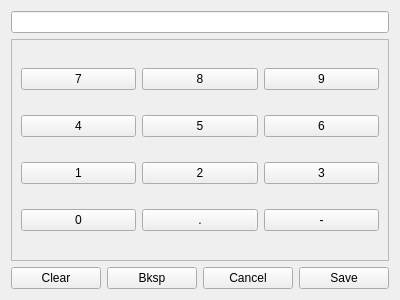
<?xml version="1.0" encoding="UTF-8"?>
<ui version="4.0">
 <class>Form</class>
 <widget class="QWidget" name="Form">
  <property name="geometry">
   <rect>
    <x>0</x>
    <y>0</y>
    <width>400</width>
    <height>300</height>
   </rect>
  </property>
  <property name="windowTitle">
   <string>Number Input</string>
  </property>
  <layout class="QGridLayout" name="gridLayout_2">
   <item row="2" column="1">
    <widget class="QPushButton" name="backspace_pb">
     <property name="text">
      <string>Bksp</string>
     </property>
    </widget>
   </item>
   <item row="0" column="0" colspan="4">
    <widget class="QLineEdit" name="numbers_le"/>
   </item>
   <item row="2" column="2">
    <widget class="QPushButton" name="cancel_pb">
     <property name="text">
      <string>Cancel</string>
     </property>
    </widget>
   </item>
   <item row="1" column="0" colspan="4">
    <widget class="QFrame" name="frame">
     <property name="frameShape">
      <enum>QFrame::StyledPanel</enum>
     </property>
     <property name="frameShadow">
      <enum>QFrame::Raised</enum>
     </property>
     <layout class="QGridLayout" name="gridLayout">
      <item row="0" column="1">
       <widget class="QPushButton" name="key_8">
        <property name="text">
         <string>8</string>
        </property>
       </widget>
      </item>
      <item row="1" column="0">
       <widget class="QPushButton" name="key_4">
        <property name="text">
         <string>4</string>
        </property>
       </widget>
      </item>
      <item row="0" column="0">
       <widget class="QPushButton" name="key_7">
        <property name="text">
         <string>7</string>
        </property>
       </widget>
      </item>
      <item row="1" column="1">
       <widget class="QPushButton" name="key_5">
        <property name="text">
         <string>5</string>
        </property>
       </widget>
      </item>
      <item row="1" column="2">
       <widget class="QPushButton" name="key_6">
        <property name="text">
         <string>6</string>
        </property>
       </widget>
      </item>
      <item row="0" column="2">
       <widget class="QPushButton" name="key_9">
        <property name="text">
         <string>9</string>
        </property>
       </widget>
      </item>
      <item row="2" column="0">
       <widget class="QPushButton" name="key_1">
        <property name="text">
         <string>1</string>
        </property>
       </widget>
      </item>
      <item row="2" column="2">
       <widget class="QPushButton" name="key_3">
        <property name="text">
         <string>3</string>
        </property>
       </widget>
      </item>
      <item row="2" column="1">
       <widget class="QPushButton" name="key_2">
        <property name="text">
         <string>2</string>
        </property>
       </widget>
      </item>
      <item row="3" column="0">
       <widget class="QPushButton" name="key_0">
        <property name="text">
         <string>0</string>
        </property>
       </widget>
      </item>
      <item row="3" column="1">
       <widget class="QPushButton" name="key_dot">
        <property name="text">
         <string>.</string>
        </property>
       </widget>
      </item>
      <item row="3" column="2">
       <widget class="QPushButton" name="key_dash">
        <property name="text">
         <string>-</string>
        </property>
       </widget>
      </item>
     </layout>
    </widget>
   </item>
   <item row="2" column="3">
    <widget class="QPushButton" name="save_pb">
     <property name="text">
      <string>Save</string>
     </property>
    </widget>
   </item>
   <item row="2" column="0">
    <widget class="QPushButton" name="clear_pb">
     <property name="text">
      <string>Clear</string>
     </property>
    </widget>
   </item>
  </layout>
 </widget>
 <resources/>
 <connections/>
</ui>
